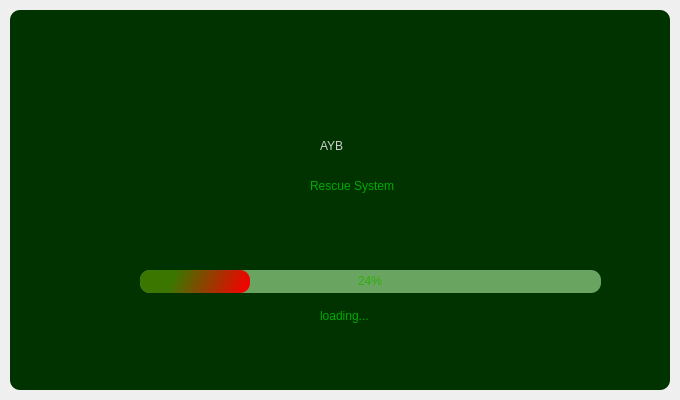
<?xml version="1.0" encoding="UTF-8"?>
<ui version="4.0">
 <class>SplashScreen</class>
 <widget class="QMainWindow" name="SplashScreen">
  <property name="geometry">
   <rect>
    <x>0</x>
    <y>0</y>
    <width>680</width>
    <height>400</height>
   </rect>
  </property>
  <property name="windowTitle">
   <string>MainWindow</string>
  </property>
  <widget class="QWidget" name="centralwidget">
   <layout class="QVBoxLayout" name="verticalLayout">
    <property name="spacing">
     <number>0</number>
    </property>
    <property name="leftMargin">
     <number>10</number>
    </property>
    <property name="topMargin">
     <number>10</number>
    </property>
    <property name="rightMargin">
     <number>10</number>
    </property>
    <property name="bottomMargin">
     <number>10</number>
    </property>
    <item>
     <widget class="QFrame" name="dropShadowFrame">
      <property name="styleSheet">
       <string notr="true">QFrame{

background-color: rgb(0, 51, 0);
color: rgb(0,255,0);
border-radius: 10px;

}</string>
      </property>
      <property name="frameShape">
       <enum>QFrame::StyledPanel</enum>
      </property>
      <property name="frameShadow">
       <enum>QFrame::Raised</enum>
      </property>
      <widget class="QLabel" name="label">
       <property name="geometry">
        <rect>
         <x>150</x>
         <y>40</y>
         <width>211</width>
         <height>181</height>
        </rect>
       </property>
       <property name="styleSheet">
        <string notr="true">background-image: url(:/newPrefix/—Pngtree—red and black logo_5517319.png);</string>
       </property>
       <property name="text">
        <string/>
       </property>
       <property name="pixmap">
        <pixmap resource="mainLogo.qrc">:/newPrefix/—Pngtree—red and black logo_5517319.png</pixmap>
       </property>
       <property name="scaledContents">
        <bool>true</bool>
       </property>
      </widget>
      <widget class="QLabel" name="label_2">
       <property name="geometry">
        <rect>
         <x>310</x>
         <y>110</y>
         <width>191</width>
         <height>51</height>
        </rect>
       </property>
       <property name="styleSheet">
        <string notr="true">font: 87 36pt &quot;Arial Black&quot;;
color: rgb(207, 207, 207);</string>
       </property>
       <property name="text">
        <string>AYB</string>
       </property>
      </widget>
      <widget class="QLabel" name="label_3">
       <property name="geometry">
        <rect>
         <x>300</x>
         <y>160</y>
         <width>231</width>
         <height>31</height>
        </rect>
       </property>
       <property name="styleSheet">
        <string notr="true">font: 25 20pt &quot;Bahnschrift Light&quot;;
color: rgb(0, 170, 0);</string>
       </property>
       <property name="text">
        <string>Rescue System</string>
       </property>
      </widget>
      <widget class="QProgressBar" name="progressBar">
       <property name="geometry">
        <rect>
         <x>130</x>
         <y>260</y>
         <width>461</width>
         <height>23</height>
        </rect>
       </property>
       <property name="styleSheet">
        <string notr="true">QProgressBar{

	background-color: rgb(105, 165, 96);
	color: rgb(48, 173, 10);
	border-style: none;
	border-radius: 10px;
	text-align: center;

}

QProgressBar::chunk{
	
	border-radius:10px;
	
	background-color: qlineargradient(spread:pad, x1:0.293806, y1:0.466, x2:0.995025, y2:0.523, stop:0 rgba(59, 119, 0, 255), stop:1 rgba(245, 0, 0, 255));

}</string>
       </property>
       <property name="value">
        <number>24</number>
       </property>
      </widget>
      <widget class="QLabel" name="label_4">
       <property name="geometry">
        <rect>
         <x>310</x>
         <y>290</y>
         <width>81</width>
         <height>31</height>
        </rect>
       </property>
       <property name="styleSheet">
        <string notr="true">font: 25 12pt &quot;Bahnschrift Light&quot;;
color: rgb(0, 170, 0);</string>
       </property>
       <property name="text">
        <string>loading...</string>
       </property>
      </widget>
     </widget>
    </item>
   </layout>
  </widget>
 </widget>
 <resources>
  <include location="mainLogo.qrc"/>
  <include location="mainLogo.qrc"/>
 </resources>
 <connections/>
</ui>
